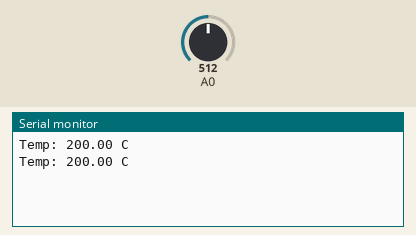
The sketch below on a simulated Arduino Uno, built with avr-gcc and run on an emulated ATmega328P. Shown: the last lines printed to the serial monitor. The inputs (shaded band) are chosen by the test bench; at power-on: A0 = 512.

Above: at 1.8 s.
1.9 s: A0 set to 716
At 2.5 s:
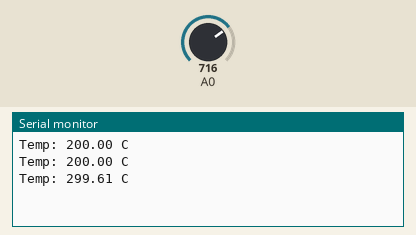
3.4 s: A0 set to 900
At 4.8 s:
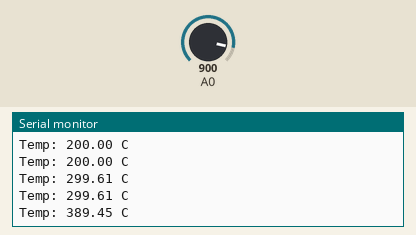
Timing chart, 0 to 6.4 s (numbered marks = the images above; inputs shaded):
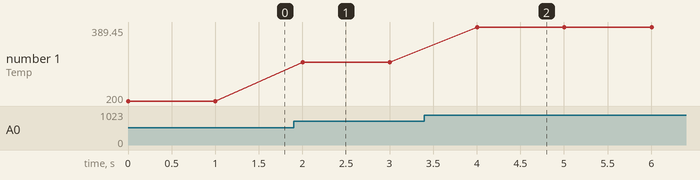

The sketch:

Tmp36.ino
```cpp
void setup()
{
  Serial.begin(9600);
  pinMode(A0,INPUT);
}

void loop() {
  int raw = analogRead(A0);

  float voltage = raw * (5.0 / 1024.0);

  float tempC = (voltage - 0.5) * 100.0;
  Serial.print("Temp: ");
  Serial.print(tempC);
  Serial.println(" C");
  delay(1000);
}
```

Measured:
- after the input at 1.9 s, the serial monitor: prints a new line after 0.10 s (image 1)
- after the input at 3.4 s, the serial monitor: prints a new line after 0.60 s (image 2)
- plotted number 1: 200 → 299.61 after the input at 1.9 s, 299.61 → 389.45 after the input at 3.4 s
